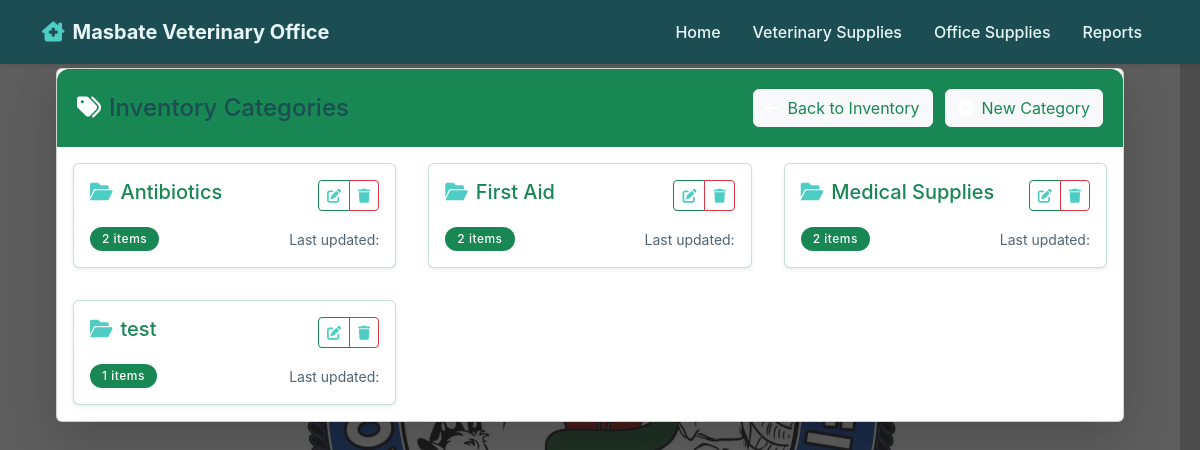
Page /vet/categories/ (signed in) on the committed database.
### vet_supplies/models.py (models this page shows, shortened)
class VetCategory(models.Model):
    name = models.CharField(
        max_length=100,
        unique=True,
        error_messages={'unique': 'This category already exists.'}
    )
    description = models.TextField(blank=True, default="")
    alert_threshold = models.PositiveIntegerField(
        default=0,
        help_text="Minimum quantity to trigger alerts (0 to disable)"
    )
    class Meta:
        verbose_name_plural = "Vet Categories"
        ordering = ['name']

### vet_supplies/views.py (the view)
# urls.py: path('categories/', VetCategoryList.as_view(), name='category-list'),
class VetCategoryList(LoginRequiredMixin, ListView):
    model = VetCategory
    template_name = 'vet_supplies/category_list.html'

### vet_supplies/templates/vet_supplies/category_list.html (shortened to what this page needs)
{% extends 'base.html' %}
{% load static %}
{% block content %}
<div class="card shadow-lg">
    <div class="card-header bg-success text-white d-flex justify-content-between align-items-center">
        <h4 class="mb-0"><i class="fas fa-tags me-2"></i>Inventory Categories</h4>
        <div>
            <a href="{% url 'vet_supplies:supply-list' %}" class="btn btn-light text-success">
                <i class="fas fa-arrow-left me-2"></i>Back to Inventory
            </a>
            <a href="{% url 'vet_supplies:category-create' %}" class="btn btn-light text-success ms-2">
                <i class="fas fa-plus-circle me-2"></i>New Category
            </a>
        </div>
    </div>
    <div class="card-body">
        {% if object_list %}
        <div class="row g-4">
            {% for category in object_list %}
            <div class="col-md-6 col-lg-4">
                <div class="card shadow-sm h-100 border-success border-opacity-25">
                    <div class="card-body d-flex flex-column">
                        <div class="d-flex justify-content-between align-items-start mb-3">
                            <h5 class="card-title text-success mb-0">
                                <i class="fas fa-folder-open me-2"></i>{{ category.name }}
                            </h5>
                            <div class="btn-group">
                                <a href="{% url 'vet_supplies:category-update' category.pk %}"
                                   class="btn btn-sm btn-outline-success"
                                   title="Edit Category">
                                    <i class="fas fa-edit"></i>
                                </a>
                                <a href="{% url 'vet_supplies:category-delete' category.pk %}"
                                   class="btn btn-sm btn-outline-danger"
                                   title="Delete Category"
                                   onclick="return confirm('Are you sure you want to delete this category?');">
                                    <i class="fas fa-trash"></i>
                                </a>
                            </div>
                        </div>
                        <div class="d-flex justify-content-between align-items-center">
                            <span class="badge bg-success rounded-pill">
                                {{ category.supplies.count }} items
                            </span>
                            <small class="text-muted">
                                Last updated: {{ category.updated_at|date:"M d, Y" }}
                            </small>
                        </div>
                    </div>
                </div>
            </div>
            {% endfor %}
        </div>
        {% endif %}
    </div>
</div>
{% endblock %}

### vet_supplies/templates/vet_supplies/category_list.html (style rules this page uses)
.card { transition: transform 0.2s ease-in-out; }

### rows in the picture
VetCategory: name "Antibiotics", supplies.count "2"
VetCategory: name "First Aid", supplies.count "2"
VetCategory: name "Medical Supplies", supplies.count "2"
VetCategory: name "test", supplies.count "1"
